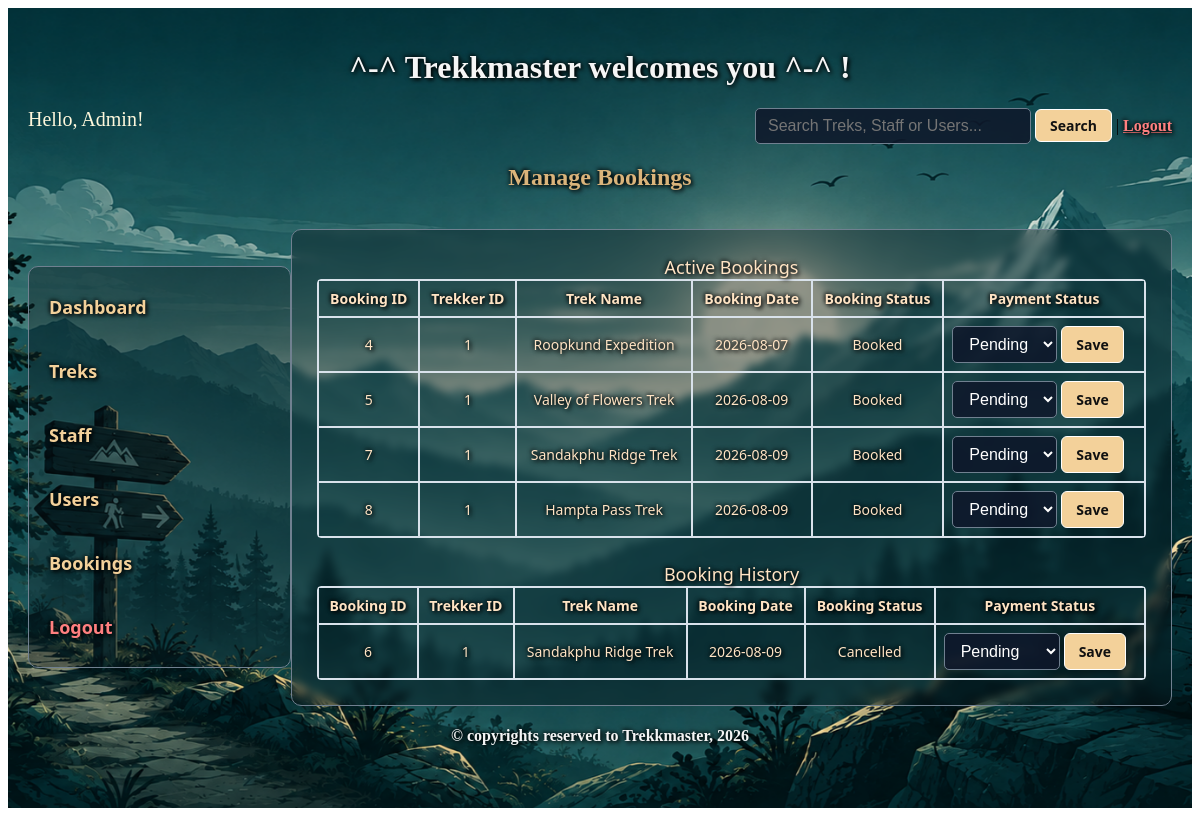
The app's page /bookings (signed in), older data.
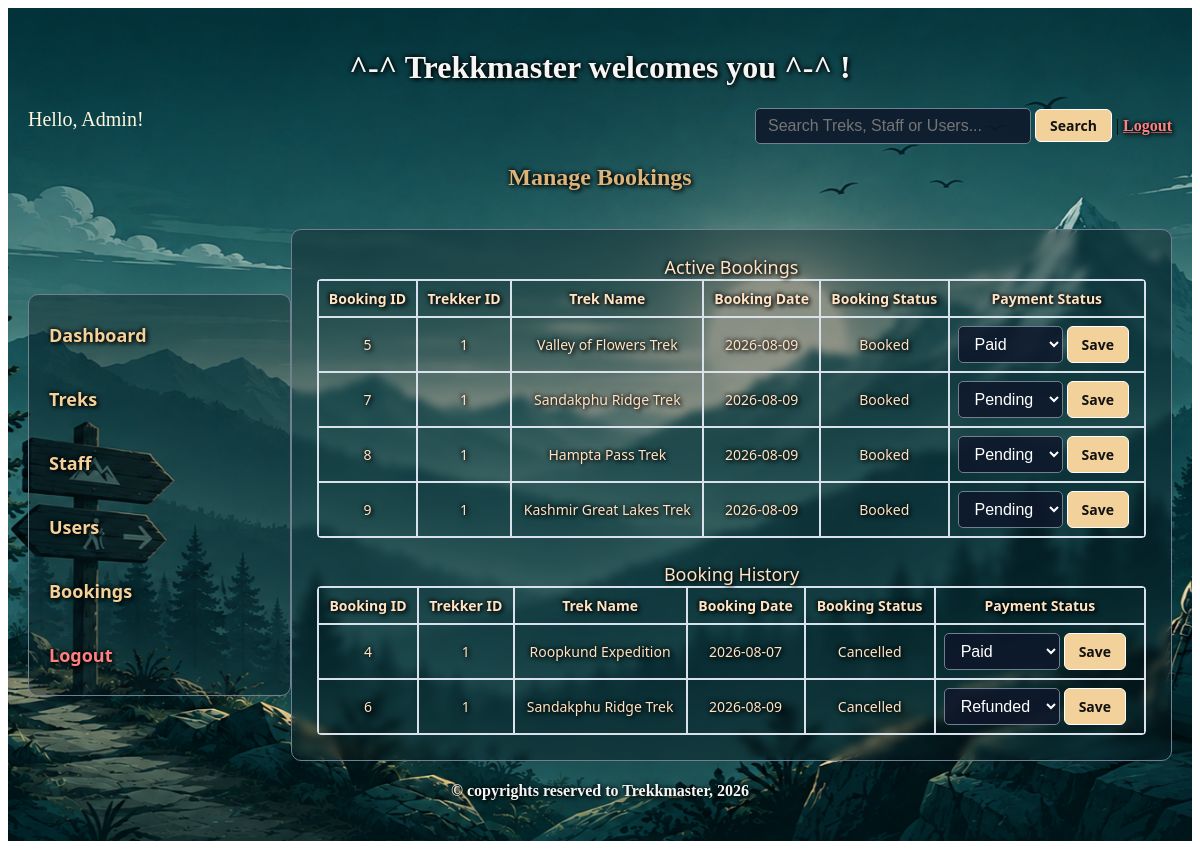
The same page, newer data.
### models.py (models this page shows)
class Bookings(db.Model):
    __tablename__='bookings'
    booking_id = db.Column(db.Integer, primary_key=True, autoincrement=True)
    trekker_id = db.Column(db.Integer, db.ForeignKey('trekker.trekker_id'), nullable=False)
    trek_id = db.Column(db.Integer, db.ForeignKey('trek.trek_id'), nullable=False)
    booking_date = db.Column(db.Date, nullable = False)
    status = db.Column(db.Integer, nullable=False, default=0)  #0-booked, 1-cancelled, 2-completed
    payment_status = db.Column(db.Integer, nullable=False, default=0)  #0-pending, 1-paid, 2-refunded

class Trek(db.Model):
    __tablename__='trek'
    trek_id = db.Column(db.Integer, primary_key=True, autoincrement=True)
    trek_name = db.Column(db.String, unique = True, nullable = False)
    location = db.Column(db.String, nullable = False)
    difficulty = db.Column(db.Integer, nullable=False, default=0)  #0-easy, 1-moderate, 2- hard
    staff_assigned = db.Column(db.Integer, db.ForeignKey('staff.staff_id'), nullable = False)
    status = db.Column(db.Integer, nullable=False, default=0)  #0-open, 1-closed, 2- completed
    duration = db.Column(db.Integer, nullable = False)
    description = db.Column(db.String, nullable = False)
    av_slots = db.Column(db.Integer, nullable = False)
    st_date = db.Column(db.Date, nullable = False)
    en_date = db.Column(db.Date, nullable = False)
    bookings = db.relationship("Bookings", cascade="all, delete", backref="trek")

### controller.py (the view)
@app.route('/bookings', methods=['GET'])
@login_required
def manage_bookings():
    active_bookings = Bookings.query.filter(Bookings.status == 0).all()
    history_bookings = Bookings.query.filter(Bookings.status.in_([1, 2])).all()
    return render_template("manage_bookings.html", active_bookings=active_bookings, history_bookings=history_bookings)

### app.py (called while the page is built)
@login_manager.user_loader
def load_user(user_id):
    return User_Details.query.get(int(user_id))

### templates/manage_bookings.html (shortened to what this page needs)
<!DOCTYPE html>
<html lang="en">
<head>
    <link rel="stylesheet" href="/static/main.css">
</head>
<body>
    <div class="container">
        <div class="center">
            <h1>^-^ Trekkmaster welcomes you ^-^ !</h1>
        </div>
        <div style="display: flex; justify-content: space-between;">
            <span style="text-align: left; color: cornsilk; font-size: 20px;">Hello, Admin!</span>
            <span style="text-align: right;">
                <form action="{{ url_for('search') }}" method="GET">
                    <input type="text" name="q" placeholder="Search Treks, Staff or Users..." style="width: 250px">
                    <input type="submit" value="Search"> | <a href="/admin_logout">Logout</a>
                </form>
            </span>
        </div>
        <h2 class="heading">Manage Bookings</h2>
        <br>
        <div style="display: flex;">
            <div class="sidebar">
                <a href="{{ url_for('admin_dash') }}" class="normal-text-link">Dashboard</a><br>
                <a href="{{ url_for('manage_treks') }}" class="normal-text-link">Treks</a><br>
                <a href="{{ url_for('manage_staff') }}" class="normal-text-link">Staff</a><br>
                <a href="{{ url_for('manage_users') }}" class="normal-text-link">Users</a><br>
                <a href="{{ url_for('manage_bookings') }}" class="normal-text-link">Bookings</a><br>
                <a href="/admin_logout" class="normal-text-link">Logout</a>
            </div>
            <div class="dash_style">
                <table class="table" name="Recent Treks">
                    <caption style="font-size: 18px;">
                        Active Bookings
                    </caption>
                    {% if active_bookings %}
                    <tr>
                        <th>Booking ID</th>
                        <th>Trekker ID</th>
                        <th>Trek Name</th>
                        <th>Booking Date</th>
                        <th>Booking Status</th>
                        <th>Payment Status</th>
                    </tr>
                    {% for b in active_bookings %}
                    <tr>
                        <td>{{ b.booking_id }}</td>
                        <td>{{ b.trekker_id }}</td>
                        <td>{{ b.trek.trek_name }}</td>
                        <td>{{ b.booking_date }}</td>
                        <td>Booked</td>
                        <td>
                            <form action="{{ url_for('update_payment_status', booking_id=b.booking_id) }}"
                                method="POST" style="display: flex; gap: 4px;">
                                <select name="payment_status" class="status-dropdown">
                                    <option value="0" {% if b.payment_status==0 %}selected{% endif %}>Pending
                                    </option>
                                    <option value="1" {% if b.payment_status==1 %}selected{% endif %}>Paid
                                    </option>
                                </select>
                                <button type="submit" class="btn-save">Save</button>
                            </form>
                        </td>
                    </tr>
                    {% endfor %}
                    {% else %}
                    <tr>
                        <td colspan="6">No active bookings available!</td>
                    </tr>
                    {% endif %}
                </table>
                <br>
                <table class="table">
                    <caption style="font-size: 18px;">Booking History</caption>
                    {% if history_bookings %}
                    <tr>
                        <th>Booking ID</th>
                        <th>Trekker ID</th>
                        <th>Trek Name</th>
                        <th>Booking Date</th>
                        <th>Booking Status</th>
                        <th>Payment Status</th>
                    </tr>
                    {% for b in history_bookings %}
                    <tr>
                        <td>{{ b.booking_id }}</td>
                        <td>{{ b.trekker_id }}</td>
                        <td>{{ b.trek.trek_name }}</td>
                        <td>{{ b.booking_date }}</td>
                        <td>
                            {% if b.status == 1 %}
                            <span>Cancelled</span>
                            {% elif b.status == 2 %}
                            <span>Completed</span>
                            {% endif %}
                        </td>
                        <td>
                            <form action="{{ url_for('update_payment_status', booking_id=b.booking_id) }}"
                                method="POST" style="display: flex; gap: 4px;">
                                <select name="payment_status" class="status-dropdown">
                                    <option value="0" {% if b.payment_status==0 %}selected{% endif %}>Pending
                                    </option>
                                    <option value="1" {% if b.payment_status==1 %}selected{% endif %}>Paid
                                    </option>
                                    <option value="2" {% if b.payment_status==2 %}selected{% endif %}>Refunded
                                    </option>
                                </select>
                                <button type="submit" class="btn-save">Save</button>
                            </form>
                        </td>
                    </tr>
                    {% endfor %}
                    {% else %}
                    <tr>
                        <td colspan="6">No booking history available!</td>
                    </tr>
                    {% endif %}
                </table>
            </div>
        </div>
        <div class="center">
            <h4>&copy; copyrights reserved to Trekkmaster, 2026</h4>
        </div>
    </div>
</body>
</html>

### static/main.css (style rules this page uses)
.container { background: url('bg.png') no-repeat center center fixed; background-size: cover; width: 100%; min-height: 100vh; box-sizing: border-box; padding: 20px; }
.heading, .center, .sidebar, .dash_style, .form_style, .single-metrics-card, .normal-text-link, a { text-shadow: 2px 2px 4px #000000, -1px -1px 4px #000000; }
.heading { text-align: center; color: rgb(218, 180, 123); }
.center { text-align: center; color: whitesmoke; }
.sidebar { background: rgba(10, 25, 30, 0.393); width: 20%; border: 1px solid slategrey; margin: auto; border-radius: 10px; font-size: 18px; font-family: 'Segoe UI', Tahoma, Geneva, Verdana, sans-serif; padding: 20px; }
.sidebar a, .normal-text-link { color: rgb(243, 209, 154); text-decoration: none; font-weight: 600; display: block; margin: 8px 0; }
.dash_style, .form_style { background: rgba(10, 25, 30, 0.393); backdrop-filter: blur(4px); -webkit-backdrop-filter: blur(6px); border: 1px solid slategrey; width: 75%; margin: auto; border-radius: 10px; font-size: 18px; font-family: 'Segoe UI', Tahoma, Geneva, Verdana, sans-serif; padding: 25px; color: #ffffff; }
input[type="text"], input[type="email"], input[type="password"], input[type="number"], input[type="date"], textarea, select { background-color: rgba(15, 23, 42, 0.85); color: #ffffff; border: 1px solid slategrey; border-radius: 5px; padding: 8px 12px; font-size: 16px; }
.button, button, input[type="button"], input[type="submit"], .btn { font-size: 14px; font-family: 'Segoe UI', Tahoma, Geneva, Verdana, sans-serif; background-color: rgb(243, 209, 154) !important; color: #111111 !important; border: 1px solid #ffffff !important; border-radius: 6px; padding: 6px 14px; font-weight: 700; cursor: pointer; text-shadow: none !important; opacity: 1 !important; transition: background-color 0.2s, transform 0.1s; }
.table { border-spacing: 0; width: 100%; border: 1px solid rgb(217, 226, 235); margin: auto; border-radius: 4px; font-size: 14px; color: bisque; font-family: 'Segoe UI', Tahoma, Geneva, Verdana, sans-serif; text-align: center; }
.table th, .table td { border: 1px solid rgb(217, 226, 235); padding: 8px; }
.logout-link, a[href*="admin_logout"], a[href*="staff_logout"], a[href*="user_logout"] { color: #ff8080 !important; font-weight: bold; }

Row changes from the older to the newer data that the page shows:
changed Bookings "Valley of Flowers Trek": payment_status "Pending" → "Paid"
added Bookings: booking_id "9", trekker_id "1", trek.trek_name "Kashmir Great Lakes Trek", booking_date "2026-08-09", payment_status "Pending", shown under "Active Bookings"
changed Bookings "Roopkund Expedition": moves from the list under "Active Bookings" to the list under "Booking History"
changed Bookings id 6: payment_status "Pending" → "Refunded"
